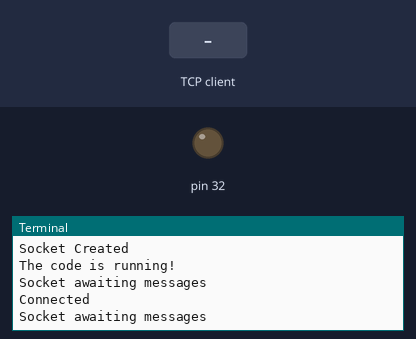
The program below on a simulated Raspberry Pi (header pin numbers). On the bench: output pins drawn as LEDs (lit = HIGH), the last lines printed to the terminal. The inputs (shaded band) are chosen by the test bench. One TCP client connects 1 s after the port opens and stays connected.

Above: at 1.2 s.
1.3 s: the TCP client sends "1\n"
At 2.8 s:
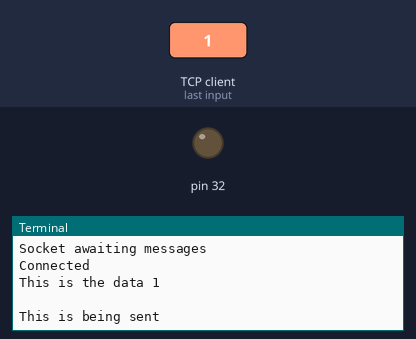
3.5 s: the TCP client sends "on\n"
At 4.7 s:
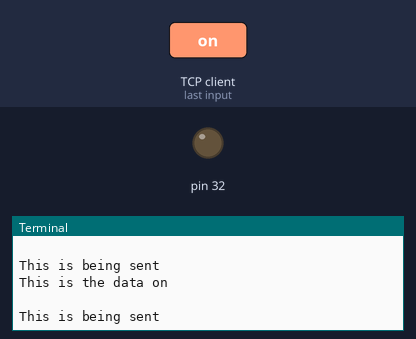
5.0 s: the TCP client sends "off\n"
At 6.0 s:
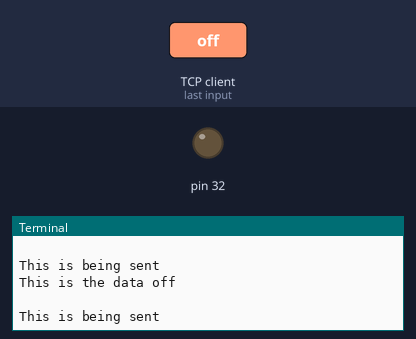

The program:

raspberryPi_code_arduinoR2.py
```python
import RPi.GPIO as GPIO ## Import GPIO library
import time ## Import 'time' library. Allows us to use 'sleep'
import serial
import socket

HOST = '192.168.1.136'
RPORT = 12345
TPORT = 12347
RxSock = socket.socket(socket.AF_INET, socket.SOCK_STREAM)
TxSock = socket.socket(socket.AF_INET, socket.SOCK_STREAM)

print('Socket Created')

GPIO.setmode(GPIO.BOARD) ## Use board pin numbering
GPIO.setup(32, GPIO.OUT) ## Setup GPIO Pin 7 to OUT

ser = serial.Serial('/dev/ttyUSB0',9600, timeout=0, writeTimeout=0)
print("The code is running!")

try:
	RxSock.bind((HOST,RPORT))
except socket.error:
	print("Bind Failed")

try:
	TxSock.bind((HOST,TPORT))
except socket.error:
	print("Bind Failed")

RxSock.listen(1)
print 'Socket awaiting messages'
(conn,addr) = RxSock.accept()
# TxSock.accept()
print 'Connected'

TxSock.listen(1)
print 'Socket awaiting messages'
(connT,addrT) = TxSock.accept()
# TxSock.accept()
print 'Connected'

while True:
    wifi_data = conn.recv(1024)

    if wifi_data is not None:
        print("This is the data " + str(wifi_data))
        ser.write(wifi_data)
        ser_data = ser.readline()
        print("This is being sent " + str(ser_data))
        # TxSock.send(ser_data)
        # TxSock.send(ser_data)

conn.close()
```

Measured:
- after the input at 1.3 s, the terminal: prints a new line after 0.71 s (image 1)
- after the input at 3.5 s, the terminal: prints a new line at once (image 2)
- after the input at 5.0 s, the terminal: prints a new line at once (image 3)
